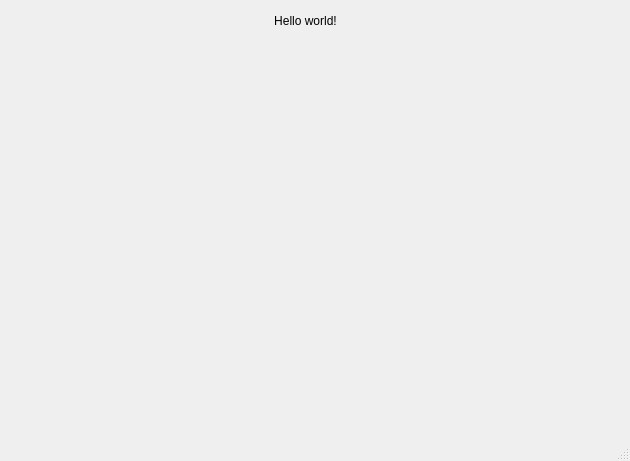
<?xml version="1.0" encoding="UTF-8"?>
<ui version="4.0">
 <class>MainWindow</class>
 <widget class="QMainWindow" name="MainWindow">
  <property name="geometry">
   <rect>
    <x>0</x>
    <y>0</y>
    <width>630</width>
    <height>461</height>
   </rect>
  </property>
  <property name="windowTitle">
   <string>MainWindow</string>
  </property>
  <widget class="QWidget" name="centralwidget">
   <widget class="QLabel" name="hello_world_text">
    <property name="geometry">
     <rect>
      <x>240</x>
      <y>10</y>
      <width>131</width>
      <height>21</height>
     </rect>
    </property>
    <property name="text">
     <string>Hello world!</string>
    </property>
    <property name="alignment">
     <set>Qt::AlignCenter</set>
    </property>
   </widget>
  </widget>
  <widget class="QMenuBar" name="menubar">
   <property name="geometry">
    <rect>
     <x>0</x>
     <y>0</y>
     <width>630</width>
     <height>21</height>
    </rect>
   </property>
  </widget>
  <widget class="QStatusBar" name="statusbar"/>
 </widget>
 <resources/>
 <connections/>
</ui>
